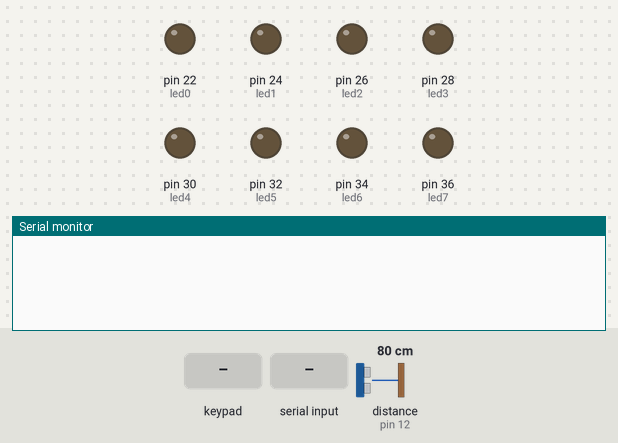
This sketch was run on a simulated Arduino Mega 2560, built with avr-gcc and run on an emulated ATmega2560. Parts: output pins drawn as LEDs (lit = HIGH), the last lines printed to the serial monitor. The inputs (shaded band) are chosen by the test bench; at power-on: distance to the obstacle (sensor on pin 12) 80 cm. The echo pulse lasts 58.3 µs per cm.

Above: at 1.2 s.
1.3 s: key 'C' pressed
At 1.6 s:
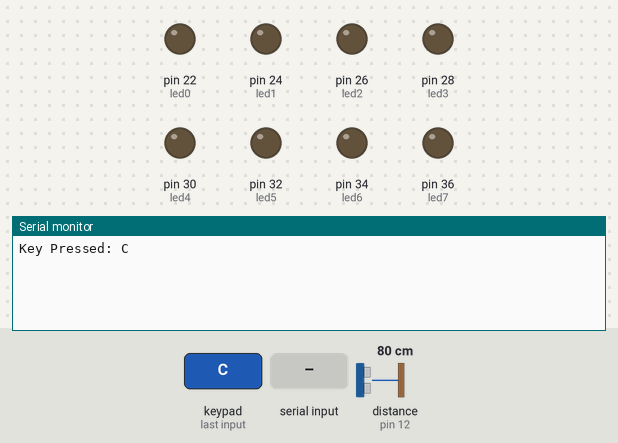
2.8 s: keypad keys 4 5 6 7 pressed 0.4 s apart
At 5.3 s:
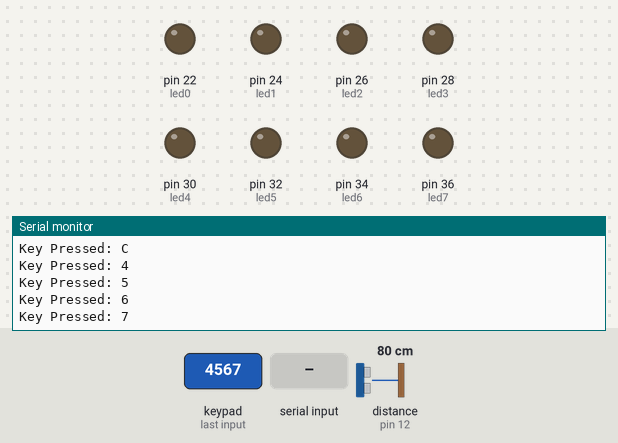
5.9 s: "1" received over Serial
At 6.5 s:
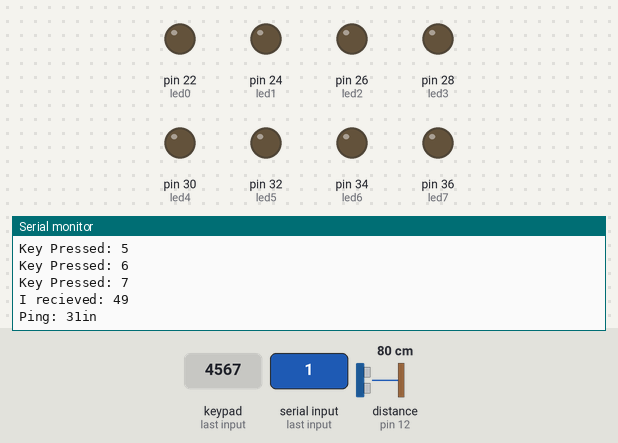
7.4 s: key 'D' pressed
At 8.6 s:
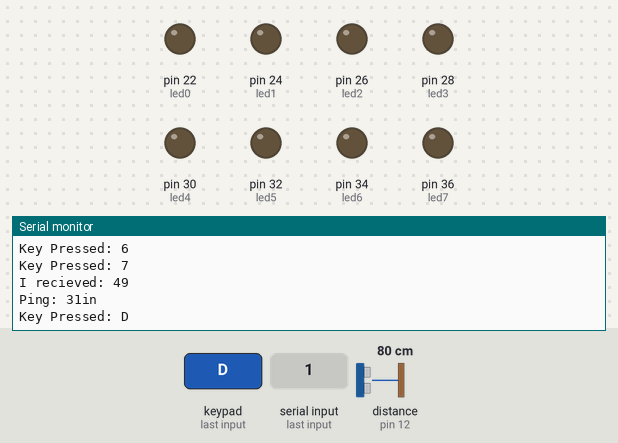
8.9 s: keypad keys 4 5 6 7 A pressed 0.4 s apart
At 11.5 s:
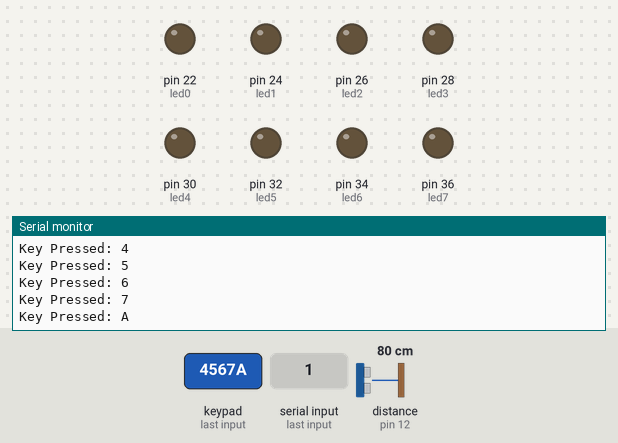
12.4 s: "3" received over Serial
At 13.8 s:
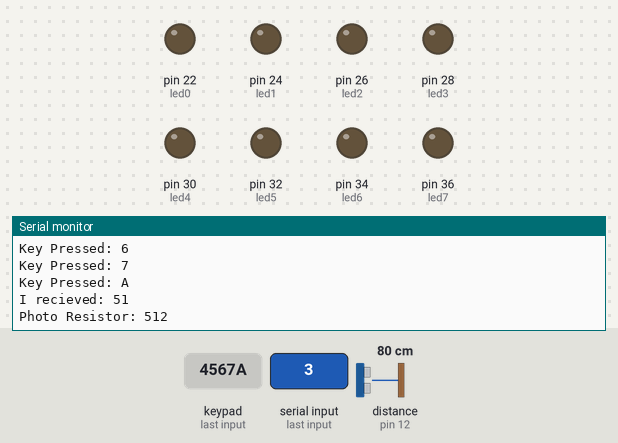
Timing chart, 0 to 14.9 s (numbered marks = the images above; inputs shaded):
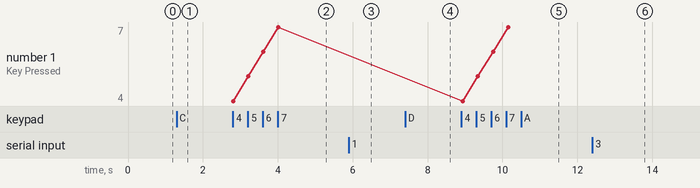

Measured:
- after the input at 1.3 s, the serial monitor: prints a new line at once (image 1)
- after the input at 2.8 s, the serial monitor: prints a new line at once (image 2)
- after the input at 5.9 s, the serial monitor: prints a new line at once (image 3)
- after the input at 7.4 s, the serial monitor: prints a new line at once (image 4)
- after the input at 8.9 s, the serial monitor: prints a new line at once (image 5)
- after the input at 12.4 s, the serial monitor: prints a new line after 0.06 s (image 6)

The sketch:

Keyboard_Matrix_Test_Code.ino
```cpp
/*
 Step 1) Keyboard Matrix off Hero Jr - working
 Digital Pins 4 to 11 are being used for the matrix
 Step 2) Ping Sensor added
 Digital Pins 12 and 13
 Step 3) IR Sensor for motion dection
 Not happy with how the PIR works so no code yet
 Step 4) Light Sensor
 Analog Pin 0 and 5v rail

 */

#include <Keypad.h>
#include <NewPing.h>

int lightPin = 0; //analog pin0 for photoresistor

#define TRIGGER_PIN  13  // Arduino pin tied to trigger pin on the ultrasonic sensor.
#define ECHO_PIN     12  // Arduino pin tied to echo pin on the ultrasonic sensor.
#define MAX_DISTANCE 200 // Maximum distance we want to ping for (in centimeters). Maximum sensor distance is rated at 400-500cm. About 78 Inches
NewPing sonar(TRIGGER_PIN, ECHO_PIN, MAX_DISTANCE); // NewPing setup of pins and maximum distance.

int led0 = 22;
int led1 = 24;
int led2 = 26;
int led3 = 28;
int led4 = 30;
int led5 = 32;
int led6 = 34;
int led7 = 36;

const byte ROWS = 4; // Four rows
const byte COLS = 4; // four columns
// Define the Keymap
char keys[ROWS][COLS] = {
  {'C','D','E','F'},
  {'8','9','A','B'},
  {'4','5','6','7'},
  {'0','1','2','3'}
};
// Connect keypad ROW0, ROW1, ROW2 and ROW3 to these Arduino pins.
byte rowPins[ROWS] = { 4, 5, 6, 7 };
// Connect keypad COL0, COL1 and COL2 to these Arduino pins.
byte colPins[COLS] = { 8, 9, 10, 11 };

// Create the Keypad
Keypad kpd = Keypad( makeKeymap(keys), rowPins, colPins, ROWS, COLS );

#define ledpin 13

void setup()
{
   Serial.begin(9600);
   pinMode(led0, OUTPUT);
   pinMode(led1, OUTPUT);
   pinMode(led2, OUTPUT);
   pinMode(led3, OUTPUT);
   pinMode(led4, OUTPUT);
   pinMode(led5, OUTPUT);
   pinMode(led6, OUTPUT);
   pinMode(led7, OUTPUT);
}

void loop()
{


delay(100);

 char key = kpd.getKey();
 if(key)  // Check for a valid key.
  {
    switch (key)
    {
        default:
 		Serial.print("Key Pressed: ");
 		Serial.println(key);

    }
  }
 if (Serial.available()) {
 int readserial = Serial.read();
 //int readserial = Serial.read();
 	Serial.print("I recieved: ");
 	Serial.println(readserial);

 if (readserial == 49) {

 //This should be a function and should only be called when the BBB asks for a Distance
 unsigned int uS = sonar.ping(); // Send ping, get ping time in microseconds (uS).
  Serial.print("Ping: ");
  Serial.print(uS / US_ROUNDTRIP_IN); // Convert ping time to distance in cm and print result (0 = outside set distance range)
  Serial.println("in");

 }

 if (readserial == 50) {
 //This should be a function for the IR Sensor and should only be called for when asked from BBB
 /*
 CODE GOES HERE
 */
 }

 if (readserial == 51) {
 //This should be a function for the Light Sensor and only be called when the BBB wants the information
 int photor = analogRead(lightPin);
 Serial.print("Photo Resistor: ");
 Serial.println(photor);
  delay(50);
 		}
 	}
}
```
